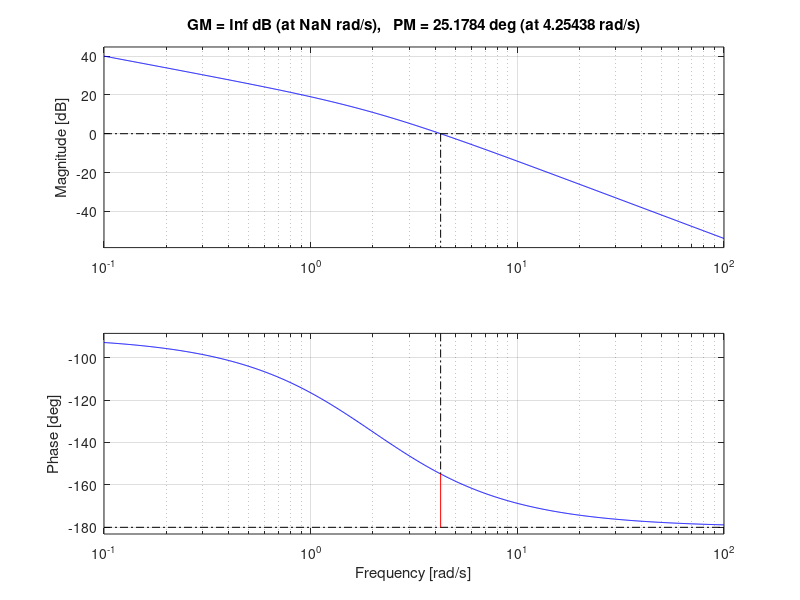

Write MATLAB code to recreate this figure.
clear all
close all
clc

%Questão 1: Análise de Malha Aberta
% declarando o sistema
s = tf('s');
sys = (2)/(s*(s+2));
K = 10;
zpk(sys)
margin(K*sys)